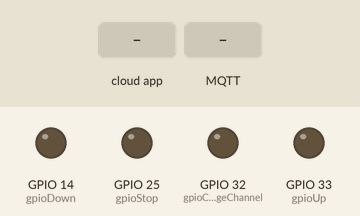
Recording of a program running on a simulated ESP32. On the bench: output pins drawn as LEDs (lit = HIGH). Dashed ring = blinking. Inputs (shaded band) come from the test bench. WiFi joins after 1.5 s; servers stay silent unless stated; random numbers use the default seed unless the program sets one; no MQTT or app messages arrive unless stated; what the program prints to the serial monitor is not drawn.

Above: at 6.2 s.
6.3 s: the phone or cloud app sets 2002aaaabbbbccccdddd to 0
At 6.56 s:
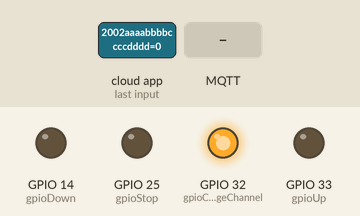
9.3 s: MQTT message "2" arrives on the first subscribed topic
At 9.57 s:
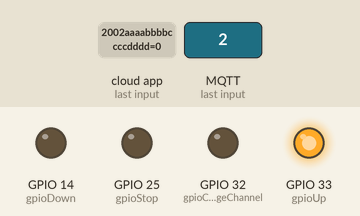
11.3 s: MQTT message "2" arrives on the third subscribed topic
At 11.7 s:
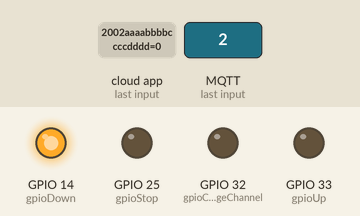
13.3 s: the phone or cloud app sets 1001aaaabbbbccccdddd to 1
At 13.57 s:
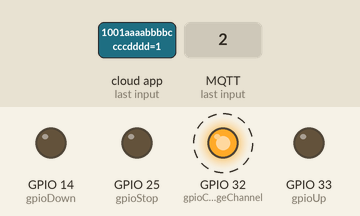
19.3 s: the phone or cloud app sets 1001aaaabbbbccccdddd to 0
Timing chart, 0 to 23.3 s (numbered marks = the images above; inputs shaded):
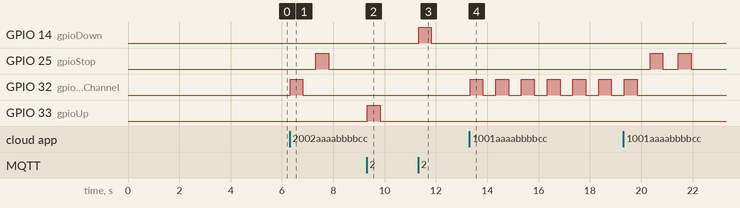

The program:

main.cpp
```cpp
#include <Arduino.h>
#include "WifiConnection.h"
#include "mqttMessages.h"
#include "mqtt.h"
#include "alexa.h"
#include "controller.h"

void setup() {
  Serial.begin(115200);

  pinMode(gpioChangeChannel, OUTPUT);
  pinMode(gpioUp, OUTPUT);
  pinMode(gpioStop, OUTPUT);
  pinMode(gpioDown, OUTPUT);

  setupMQTTMessages();
  setupWifiConnection();
  setupMQTT();
  setupController();
  setupSinricPro();
}

void loop() {
  loopSinricPro();
}
```

Message.h
```cpp
#ifndef Message_h
#define Message_h

class Message {
  private:
    String _message;
    String _level;
    long _timestamp = 0;

  public:
    Message() {}

    Message(long timestamp, String level, String message) {
      this->_timestamp = timestamp;
      this->_level = level;
      this->_message = message;
    }

    String getJSON() {
      String timestamp = this->_timestamp > 0 ? (String(this->_timestamp) + "000") : "null";
      return "{\"timestamp\":" + timestamp + ",\"message\":\"" + this->_message + "\",\"level\":\"" + this->_level + "\"}";
    }
};

#endif
```

Request.h
```cpp
#ifndef Request_h
#define Request_h

class Request {
  private:
    int _time;
    int _gpioPin;
    int _channel;
    int _targetPos = 0;

  public:
    Request() {}

    Request(int gpioPin, int channel, int time) {
      this->_gpioPin = gpioPin;
      this->_channel = channel;
      this->_time = time;
    }

    Request(int channel, int targetPos) {
      this->_channel = channel;
      this->_targetPos = targetPos;
    }

    int getTime() {
      return _time;
    }

    int getGpioPin() {
      return _gpioPin;
    }

    int getChannel() {
      return _channel;
    }

    int getTargetPos() {
      return _targetPos;
    }
};

#endif
```

WifiConnection.h
```cpp
#include "config.h"
#include "WiFi.h"
#include "mqttMessages.h"

TaskHandle_t TaskWifiConnection;

void TaskWifiConnectionCode(void * parameter){
  for(;;){
    if (WiFi.status() != WL_CONNECTED) {
        println_error("[WifiConnection.h] Reconnecting to WiFi in 10 seconds...");
        delay(10000);
        WiFi.disconnect();
        WiFi.reconnect();
    }
    delay(10000);
  }
}

void setupWifiConnection() {
  WiFi.begin(WiFiSSID, WiFiPassword);
  while (WiFi.status() != WL_CONNECTED) {
    delay(5000);
    println("[WifiConnection.h] Connecting to WiFi...");
  }

  println("[WifiConnection.h] Wifi Connected, ESP32 Jarolift IP: " + WiFi.localIP().toString());

  xTaskCreatePinnedToCore(
    TaskWifiConnectionCode,
    "TaskWifiConnection",
    10000,
    NULL,
    1,
    &TaskWifiConnection,
    0);
}
```

alexa.h
```cpp
#ifndef ALEXA_h
#define ALEXA_h

#include "SinricPro.h"
#include "SinricProBlinds.h"
#include "config.h"
#include "controller.h"
#include "mqttMessages.h"

bool onRangeValue(int &position, int channel) {
  println_debug("[alexa.h] Channel " + String(channel) + " set position to " + String(position));
  if (position == -10) {
    addRequestPosition(0, channel);
  } else if (position == 100 || position == 10) {
    addRequestPosition(100, channel);
  } else {
    addRequestPosition(abs(position), channel);
  }

  return true;
}

bool onBlind1(const String &deviceId, int &position) {
  return onRangeValue(position, 1);
}

bool onBlind2(const String &deviceId, int &position) {
  return onRangeValue(position, 2);
}

bool onBlindState(bool &state, int channel) {
  String value = state ? "ON" : "OFF";
  println_debug("[alexa.h] Channel " + String(channel) + " turned to " + value);
  addRequest(gpioStop, channel);
  return true;
}

bool onBlindState1(const String &deviceId, bool &state) {
  return onBlindState(state, 1);
}

bool onBlindState2(const String &deviceId, bool &state) {
  return onBlindState(state, 2);
}

void setupSinricPro() {
  // get a new Blinds device from SinricPro
  SinricProBlinds &myBlinds1 = SinricPro[BLIND_ID_1];
  myBlinds1.onPowerState(onBlindState1);
  myBlinds1.onRangeValue(onBlind1);
  myBlinds1.onAdjustRangeValue(onBlind1);

  SinricProBlinds &myBlinds2 = SinricPro[BLIND_ID_2];
  myBlinds2.onPowerState(onBlindState2);
  myBlinds2.onRangeValue(onBlind2);
  myBlinds2.onAdjustRangeValue(onBlind2);

  // setup SinricPro
  SinricPro.onConnected([](){
    println("[alexa.h] Connected to SinricPro");
  });

  SinricPro.onDisconnected([](){
    println_error("[alexa.h] Disconnected from SinricPro");
  });

  SinricPro.begin(APP_KEY, APP_SECRET);
}

void loopSinricPro() {
  setTimestamp(SinricPro.getTimestamp());
  SinricPro.handle();
}

#endif
```

controller.h
```cpp
#ifndef CONTROLLER_h
#define CONTROLLER_h

#include "config.h"
#include "Request.h"
#include "mqttMessages.h"

int SHORT_PULSE = 500;
int LONG_PULSE = 4000;
int MIN_CHANNEL = 1;
int MAX_CHANNEL = 8;
float MOVE_TIME = 20.0;   // Time to full up

long resetTime = 0;
int currentChannel = MIN_CHANNEL;

int requestLength = 0;
Request requests[100];

int blindPositions[] = {100, 100, 100};

void addRequest(int pinGpio, int channel) {
  requests[requestLength] = Request(pinGpio, channel, SHORT_PULSE);
  requestLength ++;
}

void addRequestMiddle(int channel) {
  blindPositions[channel] = 30;
  requests[requestLength] = Request(gpioStop, channel, LONG_PULSE);
  requestLength ++;
}

void addRequestPosition(int targetPosition, int channel) {
  println_debug("[controller.h] Channel: " + String(channel) + ", targetPosition: " + String(targetPosition));

  if (targetPosition == 1) {
    addRequestMiddle(channel);
  } else if (targetPosition <= 0) {
    blindPositions[channel] = 0;
    addRequest(gpioDown, channel);
  } else if (targetPosition >= 100) {
    blindPositions[channel] = 100;
    addRequest(gpioUp, channel);
  } else {
    requests[requestLength] = Request(channel, targetPosition);
    requestLength ++;
  }
}

Request shiftRequests() {
  Request tmpRequest = requests[0];

  if (requestLength > 1) {
    for (int i = 0; i < requestLength; i++) {
      int nextIndex = i + 1;
      Request temp = requests[nextIndex];
      requests[i] = temp;
    }
  }

  requestLength --;
  return tmpRequest;
}

void pulseButton(int gpioBtn, int time) {
  String btnName = "stop";
  if (gpioBtn == gpioUp) {
    btnName = "up";
  } else if (gpioBtn == gpioDown) {
    btnName = "down";
  } else if (gpioBtn == gpioChangeChannel) {
    btnName = "change channel";
  }
  println_debug("[controller.h] pulse button: " + btnName + ", During: " + String(time));

  digitalWrite(gpioBtn, HIGH);
  delay(time);
  digitalWrite(gpioBtn, LOW);
  delay(SHORT_PULSE);
  resetTime = millis() + 60000;
}

void executeRequest(Request req) {
  int targetPosition = req.getTargetPos();

  if (targetPosition == 0) {
    pulseButton(req.getGpioPin(), req.getTime());
  } else {
    int positions = 0;
    int channel = req.getChannel();
    int currentPosition = blindPositions[channel];
    float speed = 0.95;

    if (targetPosition > currentPosition) {
      positions = targetPosition - currentPosition;
      speed = 1.5;
      pulseButton(gpioUp, SHORT_PULSE);
    } else if (targetPosition < currentPosition) {
      positions = currentPosition - targetPosition;
      pulseButton(gpioDown, SHORT_PULSE);
    }

    blindPositions[channel] = targetPosition;
    float delayPercent = MOVE_TIME / 100;
    int timeDelay = (int) (speed * positions * delayPercent * 1000);
    delay(timeDelay);
    pulseButton(gpioStop, SHORT_PULSE);
  }
}

void setChannel(int channel) {
  while (currentChannel != channel) {
    currentChannel++;
    if (currentChannel > MAX_CHANNEL) {
      currentChannel = MIN_CHANNEL;
    }
    println_debug("[controller.h] Current channel: " + String(currentChannel));
    pulseButton(gpioChangeChannel, SHORT_PULSE);
  }
}

TaskHandle_t TaskRemoteController;

void TaskRemoteControllerCode(void * parameter){
  for(;;) {
    if (requestLength > 0) {
      Request currentRequest = shiftRequests();
      setChannel(currentRequest.getChannel());
      executeRequest(currentRequest);
    } else {
      if (millis() > resetTime) {
        setChannel(MIN_CHANNEL);
      }
    }
    delay(100);
  }
}

void setupController() {
    xTaskCreatePinnedToCore(
      TaskRemoteControllerCode,   /* Task function. */
      "TaskRemoteController",     /* name of task. */
      10000,       /* Stack size of task */
      NULL,        /* parameter of the task */
      3,           /* priority of the task */
      &TaskRemoteController,      /* Task handle to keep track of created task */
      0);
}

#endif
```

mqtt.h
```cpp
#ifndef MQTT_h
#define MQTT_h

#include "config.h"
#include "WiFi.h"
#include "controller.h"
#include "mqttMessages.h"
#include "Message.h"
#include <PubSubClient.h>

WiFiClient espClient;
PubSubClient client(espClient);
TaskHandle_t TaskMQTT;
String ClientName = "ESP32_Jarolift_" + String(esp_random());

void callback(char *topic, byte *payload, unsigned int length) {
  String topicStr = String(topic);
  String channelStr = String((char) payload[0]);
  int channel = 1;

  println_debug("[mqtt.h] Message: " + channelStr + " arrived in topic: " + topicStr);

  if (channelStr.equals("1")) {
    channel = 1;
  } else if(channelStr.equals("2")) {
    channel = 2;
  } else {
    return;
  }

  if (topicStr.endsWith("up")) {
    addRequestPosition(100, channel);
  } else if (topicStr.endsWith("stop")) {
    addRequest(gpioStop, channel);
  } else if (topicStr.endsWith("down")) {
    addRequestPosition(0, channel);
  } else {
    addRequestMiddle(channel);
  }
}

void connectMQTTClient() {
   while (!client.connected()) {
    int clientName_len = ClientName.length() + 1;
    char clientName_array[clientName_len];
    ClientName.toCharArray(clientName_array, clientName_len);

    println("[mqtt.h] Connecting to MQTT...");
    if (client.connect(clientName_array, MQTT_USER, MQTT_PASSWORD)) {
      println("[mqtt.h] MQTT Client (" + ClientName + ") Connected");
      client.subscribe("ESP32/jarolift/up");
      client.subscribe("ESP32/jarolift/stop");
      client.subscribe("ESP32/jarolift/down");
      client.subscribe("ESP32/jarolift/middle");
    } else {
      println_error("[mqtt.h] MQTT failed with state: " + String(client.state()));
      delay(10000);
    }
  }
}

void TaskMQTTCode(void * parameter){
  for(;;){
    if (!client.connected()) {
      println_error("[mqtt.h] MQTT Client (" + ClientName + ") Disconnected");
      client.disconnect();
      connectMQTTClient();
    }

    client.loop();

    while (messageLength > 0) {
      Message message = shiftMessages();
      String msg = message.getJSON();
      int msg_len = msg.length() + 1;
      char msg_array[msg_len];
      msg.toCharArray(msg_array, msg_len);
      client.publish("ESP32/jarolift/logs", msg_array);
      Serial.println("Published event: " + msg +  "");
      delay(10);
    }

    delay(10);
  }
}

void setupMQTT() {
  client.setServer(MQTT_SERVER, MQTT_PORT);
  client.setCallback(callback);
  // connectMQTTClient();

  xTaskCreatePinnedToCore(
    TaskMQTTCode,
    "TaskMQTT",
    10000,
    NULL,
    2,
    &TaskMQTT,
    0);
}

#endif
```

mqttMessages.h
```cpp
#ifndef MQTT_MESSAGES_h
#define MQTT_MESSAGES_h

#include "Message.h"

TaskHandle_t TaskMQTTMessages;

Message messages[1000];
int messageLength = 0;

long current_timestamp_secs = 0;
long last_timestamp_secs  = 0;

void TaskMQTTMessagesCode(void * parameter){
  for(;;){
    if (current_timestamp_secs > 0) {
      current_timestamp_secs += 1;
    }
    delay(1000);
  }
}

void setupMQTTMessages() {
  xTaskCreatePinnedToCore(
    TaskMQTTMessagesCode,
    "TaskMQTTMessages",
    10000,
    NULL,
    4,
    &TaskMQTTMessages,
    0);
}

Message shiftMessages() {
  Message tmpMessage = messages[0];

  if (messageLength > 1) {
    for (int i = 0; i < messageLength; i++) {
      int nextIndex = i + 1;
      Message temp = messages[nextIndex];
      messages[i] = temp;
    }
  }

  messageLength --;
  return tmpMessage;
}

void add_to_messages(String msg, String level) {
  if (messageLength >= 999) {
    shiftMessages();
  }

  Message newMessage = Message(current_timestamp_secs, level, msg);
  messages[messageLength] = newMessage;
  messageLength ++;
  Serial.println(msg);
}

void println_error(String msg) {
  add_to_messages(msg, "error");
}

void println_debug(String msg) {
  add_to_messages(msg, "debug");
}

void println(String msg) {
  add_to_messages(msg, "info");
}

void setTimestamp(long new_timestamp) {
  if (last_timestamp_secs != new_timestamp) {
    println_debug("[mqttMessages.h] Update timestamp, estimated: " + String(current_timestamp_secs) + " receipt: " + String(new_timestamp) + "");
    last_timestamp_secs = new_timestamp;
    current_timestamp_secs = new_timestamp;
  }
}

#endif
```

config.h
```cpp
#define WiFiSSID            "WIFI_SSID"
#define WiFiPassword        "WIFI_PASSWORD"

#define gpioChangeChannel   32

#define gpioUp              33
#define gpioStop            25
#define gpioDown            14

#define availableChannels   2

#define APP_KEY             "ffffffff-0053-42ff-aXXXXXXXXXXXXXXXX"
#define APP_SECRET          "ffffffff-f7cc-4a45-4a45-666666666666-88443322-aaaa-bbbb-cccc-dddddddddddd"
#define BLIND_ID_1          "1001aaaabbbbccccdddd"  // Living room
#define BLIND_ID_2          "2002aaaabbbbccccdddd"  // Kitchen


#define MQTT_SERVER         "192.1.1.250"                   // MQTT SERVER IP
#define MQTT_PORT           2882                            // MQTT SERVER PORT
#define MQTT_USER           "example_user_mqtt"             // MQTT USER
#define MQTT_PASSWORD       "password_example_user_mqtt"    // MQTT USER PASSWORD
```

Measured:
- after the input at 6.3 s, GPIO 25 (gpioStop): LOW → HIGH after 1.0 s, → LOW 0.50 s later; GPIO 32 (gpioChangeChannel): LOW → HIGH at once, → LOW 0.50 s later
- after the input at 9.3 s, GPIO 33 (gpioUp): LOW → HIGH at once, → LOW 0.50 s later
- after the input at 11.3 s, GPIO 14 (gpioDown): LOW → HIGH at once, → LOW 0.50 s later
- after the input at 13.3 s, GPIO 32 (gpioChangeChannel): alternates HIGH for 0.50 s and LOW for 0.50 s, starting at once
